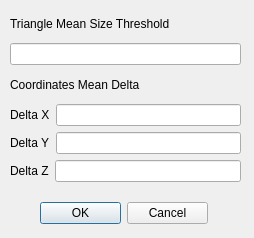
<?xml version="1.0" encoding="UTF-8"?>
<ui version="4.0">
 <class>TriangulationThresholdDialog</class>
 <widget class="QDialog" name="TriangulationThresholdDialog">
  <property name="geometry">
   <rect>
    <x>0</x>
    <y>0</y>
    <width>254</width>
    <height>238</height>
   </rect>
  </property>
  <property name="windowTitle">
   <string>Clout point triangulation Filter</string>
  </property>
  <widget class="QWidget" name="">
   <property name="geometry">
    <rect>
     <x>10</x>
     <y>10</y>
     <width>231</width>
     <height>172</height>
    </rect>
   </property>
   <layout class="QVBoxLayout" name="verticalLayout">
    <item>
     <widget class="QLabel" name="label">
      <property name="text">
       <string>Triangle Mean Size Threshold</string>
      </property>
     </widget>
    </item>
    <item>
     <widget class="QLineEdit" name="triangleTh_edit">
      <property name="toolTip">
       <string>Max triangle size squared (Perimeter/3) relative to mean size squared</string>
      </property>
     </widget>
    </item>
    <item>
     <widget class="QLabel" name="label_2">
      <property name="text">
       <string>Coordinates Mean Delta</string>
      </property>
     </widget>
    </item>
    <item>
     <layout class="QHBoxLayout" name="horizontalLayout">
      <item>
       <widget class="QLabel" name="label_3">
        <property name="text">
         <string>Delta X</string>
        </property>
       </widget>
      </item>
      <item>
       <widget class="QLineEdit" name="dxTh_edit">
        <property name="toolTip">
         <string>Max difference in X axis relative to mean delta X</string>
        </property>
        <property name="statusTip">
         <string/>
        </property>
       </widget>
      </item>
     </layout>
    </item>
    <item>
     <layout class="QHBoxLayout" name="horizontalLayout_2">
      <item>
       <widget class="QLabel" name="label_4">
        <property name="text">
         <string>Delta Y</string>
        </property>
       </widget>
      </item>
      <item>
       <widget class="QLineEdit" name="dyTh_edit">
        <property name="toolTip">
         <string>Max difference in Y axis relative to mean delta Y</string>
        </property>
        <property name="statusTip">
         <string/>
        </property>
       </widget>
      </item>
     </layout>
    </item>
    <item>
     <layout class="QHBoxLayout" name="horizontalLayout_3">
      <item>
       <widget class="QLabel" name="label_5">
        <property name="text">
         <string>Delta Z</string>
        </property>
       </widget>
      </item>
      <item>
       <widget class="QLineEdit" name="dzTh_edit">
        <property name="toolTip">
         <string>Max difference in Z axis relative to mean delta Z</string>
        </property>
       </widget>
      </item>
     </layout>
    </item>
   </layout>
  </widget>
  <widget class="QWidget" name="">
   <property name="geometry">
    <rect>
     <x>40</x>
     <y>200</y>
     <width>168</width>
     <height>27</height>
    </rect>
   </property>
   <layout class="QHBoxLayout" name="horizontalLayout_4">
    <item>
     <widget class="QPushButton" name="okButton">
      <property name="toolTip">
       <string>Accept selected values</string>
      </property>
      <property name="text">
       <string>OK</string>
      </property>
     </widget>
    </item>
    <item>
     <widget class="QPushButton" name="cancelButton">
      <property name="toolTip">
       <string>Cancel selected values - all ignored</string>
      </property>
      <property name="text">
       <string>Cancel</string>
      </property>
     </widget>
    </item>
   </layout>
  </widget>
 </widget>
 <resources/>
 <connections/>
</ui>
